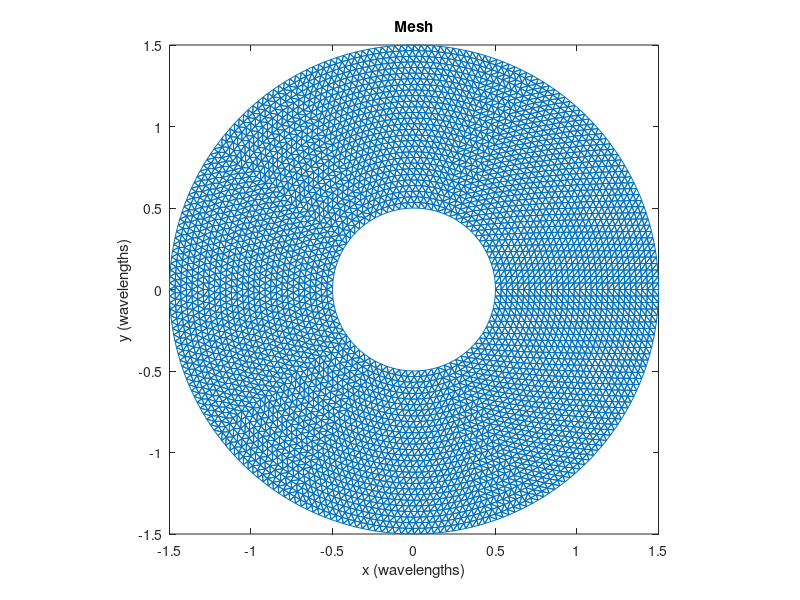

Source code (MATLAB): (Note: this script raises an error after producing the figure.)
lambda = 1;
rCyl = 0.5*lambda; % Radius of the circular PEC cylinder in wavelengths
rABC = 1.5*lambda; % Radius of the outer circular ABC boundary in wavelengths
h = 0.04*lambda; % Discretization size in wavelengths
%%%%%%%%%%%%%%%%%%%%%%%%%%%%%%%%%%%%%%%%%%%%%%%%%%%%%%%%%%%%%%%%%%%
% CONSTRUCT TRIANGULAR MESH
% Constructs a mesh of the circular solution domain with as many
% equilateral triangles as possible. The rest of the domain is
% filled with skewed triangles.
%%%%%%%%%%%%%%%%%%%%%%%%%%%%%%%%%%%%%%%%%%%%%%%%%%%%%%%%%%%%%%%%%%%
nRing = ceil((rABC - rCyl)/(sqrt(3)*h/2)); % No. of annular rings
dr = (rABC - rCyl)/nRing; % Radial step size
% Define nodes on the periphery of each annular ring
nNodes = 0; % Total number of nodes
for j = 1:1:(nRing+1)
    r = rCyl + (j - 1)*dr; % determine the radius of the j^th annular ring
    nPoints = ceil(2*pi*r/h); % no. of nodes on the bdary of the j^th ring
    dphi = 2*pi/nPoints; % incremental angle from one node to the next
    for jj = 1:1:nPoints
        nNodes = nNodes + 1; % increment total number of nodes
        phi = (jj - 1)*dphi; % absolute angular coordinate of current
        x(nNodes) = r*cos(phi); % x?coordinate of current node
        y(nNodes) = r*sin(phi); % y?coordinate of current node
    end
end

% Triangulate using Delaunay Triangulation
tri = delaunay(x, y);
% At this point, triplot(tri,x,y) shows that the region within the PEC
% has also been meshed, so we must eliminate the triangles in this region.
% Eliminate triangles within PEC
nElements = 0; % No of elements
% length(tri) = size(tri,1) = number of elements
% (before removal of elements interior to PEC)
for j = 1:1:length(tri)
    rem = 0;
    for jj = 1:1:3
        r0 = sqrt(x(tri(j,jj))^2 + y(tri(j,jj))^2); % determine radius of pt
        if (abs(rCyl - r0) < 0.0001*rCyl) % check for interioricity
            rem = rem + 1;
        end
    end
    if (rem <= 2)
        nElements = nElements + 1; % increment number of (valid) elements
        N(nElements,:) = tri(j,:); % element connectivity array n(e, i)
    end
end
% N(e, i) is the connectivity array
% The global node coordinates are stored in x and y
% To access the global node coordinates of node i of element e, use
% X = x(N(e,i)), Y = y(N(e,i))
% Delaunay Triangulation does not order nodes in a CCW orientation as
% required by the FEM algorithm. So, we have to reorient the local
% node numbering. The criterion is that if a triangle has a negative area
% computed using the expression for area when the nodes are CCW oriented,
% then the nodes must be re?numbered.
for e=1:1:nElements
    x21 = x(N(e,2)) - x(N(e,1));
    x31 = x(N(e,3)) - x(N(e,1));
    y21 = y(N(e,2)) - y(N(e,1));
    y31 = y(N(e,3)) - y(N(e,1));
    Ae = 0.5*(x21*y31 - x31*y21);
    if Ae < 0
        % simple swap of node numbers
        temp = N(e, 2);
        N(e, 2) = N(e, 3);
        N(e, 3) = temp;
    end
end
% Plot the mesh
figure;
triplot(N, x, y);
title('Mesh');
xlabel('x (wavelengths)');
ylabel('y (wavelengths)');
axis([-rABC rABC -rABC rABC]);
axis square;


% This program solves for the total electric field in a region bounded
% by a circular boundary, using the Nodal 2D Finite Element Method.
% The 1st order ABC is imposed on the boundary.
% It is assumed on entering this code that the mesh is well defined and
% p(:,1) = x?coordinates of vertices
% p(:,2) = y?coordinates of vertices
% N = node connectivity matrix (properly ordered)
% Define x and y coordinate vectors for use below
% x = p(:,1);
% y = p(:,2);

% Lets find boundary edges
p = [x ; y]; 
boundedges = boundedges(p',N);
% boundedges = boundedges';
hold on;
for i=1:length(boundedges)
    x1=x(boundedges(i,1)); x2=x(boundedges(i,2));
    y1=y(boundedges(i,1)); y2=y(boundedges(i,2));
    line([x1 x2],[y1 y2],'Color','b','LineWidth',1.5); % Plot the boundary edges
end
nDBC = 0; % no of Dirichlet Boundary Condition nodes
nABC = 0; % no of ABC nodes
nInt = 0; % no of internal nodes
nNodes=length(x); % total no of nodes
DBC(1) = 0;
% Determine the ABC and DBC nodes
for jj=1:1:nNodes
    r0 = sqrt(x(jj)^2+y(jj)^2);
    if(abs(rABC - r0)<0.0001*rABC) % ABC will be imposed on a circle always
        nABC=nABC+1;
        ABC(nABC)=jj;
    else % either an internal node or a node on the object (scatterer)
        % if jj is an element of the be (bound edges) array
        % then it is a node on the object hence a DBC node
        % otherwise it is an internal node
        index=ArrSearch(boundedges,jj);
        if(index ~= -1) % DBC node
            nDBC=nDBC+1;
            DBC(nDBC)=jj;
        else % internal node
            nInt=nInt+1;
            INT(nInt)=jj;
        end
    end
end
% flag each node
% flag = 1 for ABC node
% = 0 for internal node
% = ?-1 for DBC node
flag = zeros(nElements,3);
for e=1:nElements
    for i=1:3
        index=ArrSearch(ABC,N(e,i));
        if (index ~= -1)
            flag(e,i) = 1; % ABC node
        else
            index=ArrSearch(DBC,N(e,i));
            if(index ~= -1)
                flag(e,i) = -1; % DBC node
            else
                flag(e,i) = 0; % internal node
            end
        end
    end
end
% Create NS(s,i) array
nSegABC = 0;
for e=1:1:nElements
    if flag(e,1) == 1 && flag(e,2) == 1
        nSegABC = nSegABC + 1;
        NS(nSegABC, 1) = N(e,1);
        NS(nSegABC, 2) = N(e,2);
    elseif flag(e,1) == 1 && flag(e,3) == 1
        nSegABC = nSegABC + 1;
        NS(nSegABC, 1) = N(e,1);
        NS(nSegABC, 2) = N(e,3);
    elseif flag(e,2) == 1 && flag(e,3) == 1
        nSegABC = nSegABC + 1;
        NS(nSegABC, 1) = N(e,2);
        NS(nSegABC, 2) = N(e,3);
    end
end
fprintf(' RESULTS \n\n');
fprintf('The number of nodes = %6i\n', nNodes);
fprintf('The number of elements = %6i\n', nElements);
fprintf('The number of nodes on a Dirichlet boundary = %6i\n', nDBC);
fprintf('The number of nodes on an ABC boundary = %6i\n', nABC);
%%%%%%%%%%%%%%%%%%%%%%%%%%%%%%%%%%%%%%%%%%%%%%%%%%%%%%%%%%%%%%%%%%%
% DEFINE INPUT PARAMETERS
%%%%%%%%%%%%%%%%%%%%%%%%%%%%%%%%%%%%%%%%%%%%%%%%%%%%%%%%%%%%%%%%%%%
lambda = 1;
rABC = 1.5*lambda; % Radius of the outer circular ABC boundary in wavelengths
h = 0.04*lambda; % Discretization size in wavelengths
% E_0 = 1; % Amplitude of incident electric field (V/m)
E_0 = 0.8*exp(-1i*0.8); % Amplitude of incident electric field (V/m)
%%%%%%%%%%%%%%%%%%%%%%%%%%%%%%%%%%%%%%%%%%%%%%%%%%%%%%%%%%%%%%%%%%%%%%%
% DEFINE CONSTANTS FOR EACH ELEMENT
%%%%%%%%%%%%%%%%%%%%%%%%%%%%%%%%%%%%%%%%%%%%%%%%%%%%%%%%%%%%%%%%%%%%%%%
J = complex(0.,1.);
mur = 1; % Relative permeability (assuming vaccum)
epsr = 1; % Relative permittivity (asumming vacuum)
k_0 = 2*pi/lambda; % wavenumber
alpha = -1/mur;
kappa = 1/rABC;
gamma_1 = alpha*(J*k_0 + kappa/2 - J*kappa^2/(8*(J*kappa - k_0)));
mu_r = zeros(1,nElements); % relative permeability
eps_r = zeros(1,nElements); % relative permittivity
alpha_x = zeros(1,nElements); % coefficient of second order x term in PDE
alpha_y = zeros(1,nElements); % coefficient of second order y term in PDE
beta = zeros(1,nElements); % coefficient of term linear in field in PDE
A = zeros(1,nElements); % area of element e
for e=1:1:nElements
    mu_r(e) = mur;
    eps_r(e) = epsr;
    alpha_x(e) = -1/mur;
    alpha_y(e) = -1/mur;
    beta(e) = (k_0)*(k_0)*eps_r(e);
end
% Initialize global K matrix and the right hand side vector b
Kglobal = zeros(nNodes, nNodes);
btilde = zeros(nNodes, 1);
%%%%%%%%%%%%%%%%%%%%%%%%%%%%%%%%%%%%%%%%%%%%%%%%%%%%%%%%%%%%%%%%%%%%%%%
% FORMATION OF ELEMENT MATRICES AND ASSEMBLY
%%%%%%%%%%%%%%%%%%%%%%%%%%%%%%%%%%%%%%%%%%%%%%%%%%%%%%%%%%%%%%%%%%%%%%%
% coefficients of the linear interpolation functions
a = zeros(nElements,3);
b = zeros(nElements,3);
c = zeros(nElements,3);
be_tilde=zeros(1,nElements);
Klocal=zeros(nElements,3,3);
for e=1:1:nElements
    x_21 = x(N(e,2)) - x(N(e,1));
    x_31 = x(N(e,3)) - x(N(e,1));
    x_32 = x(N(e,3)) - x(N(e,2));
    x_13 = -x_31;
    y_12 = y(N(e,1)) - y(N(e,2));
    y_21 = -y_12;
    y_31 = y(N(e,3)) - y(N(e,1));
    y_23 = y(N(e,2)) - y(N(e,3));
    A(e) = 0.5*(x_21*y_31 - x_31*y_21);
    x1 = x(N(e,1)); y1 = y(N(e,1));
    x2 = x(N(e,2)); y2 = y(N(e,2));
    x3 = x(N(e,3)); y3 = y(N(e,3));
    a(e,1) = x2*y3 - x3*y2;
    b(e,1) = y2 - y3;
    c(e,1) = x3 - x2;
    a(e,2) = x3*y1 - x1*y3;
    b(e,2) = y3 - y1;
    c(e,2) = x1 - x3;
    a(e,3) = x1*y2 - x2*y1;
    b(e,3) = y1 - y2;
    c(e,3) = x2 - x1;
    % Evaluate K^e matrix (element K matrix)
    for i = 1:1:3
        for j = 1:1:3
            if (i == j)
                delij = 1;
            else
                delij = 0;
            end
            Klocal(e,i,j) = (alpha_x(e)*b(e,i)*b(e,j)+ ...
            alpha_y(e)*c(e,i)*c(e,j))/(4*A(e))+ ...
            A(e)*beta(e)*(1+delij)/12;
        end
    end
    % Evaluate b_tilde^e vector
    for i = 1:1:3
        fun = @(u,v)betilde(u,v,a(e,i),b(e,i),c(e,i),k_0,x1,x2,x3,y1,y2,y3);
        % use for scattered field formulation (change eps and
        % mu for dielectrics, etc.)
        be_tilde(e,i) = (E_0*k_0*k_0*(1/mu_r(e) - eps_r(e))/(2*A(e)))*...
        integral2(fun,0,1,0,1);
    end
end
for e=1:nElements
    % Assemble K^e into Kglobal and b^e into b
    for i = 1:1:3
        for j = 1:1:3
            Kglobal(N(e,i),N(e,j)) = Kglobal(N(e,i),N(e,j)) + Klocal(e,i,j);
        end
        btilde(N(e,i)) = btilde(N(e,i)) + be_tilde(e,i);
    end
end
% Construct Ks
Ks=zeros(nSegABC,2,2);
bs_tilde=zeros(nSegABC,2);
for s = 1:1:nSegABC
    xdiff = x(NS(s,1)) - x(NS(s,2));
    ydiff = y(NS(s,1)) - y(NS(s,2));
    L_s = sqrt(xdiff^2 + ydiff^2);
    x1 = x(NS(s,1)); x2 = x(NS(s,2));
    y1 = y(NS(s,1)); y2 = y(NS(s,2));
    for ii = 1:1:2
        fun2 = @(ksi)bstilde1(ksi,ii,alpha,kappa,k_0,x1,x2,L_s,E_0);
        bs_tilde(s,ii) = integral(fun2,0,1);
        for jj = 1:1:2
            if (ii == jj)
                Ks(s,ii,jj) = gamma_1*L_s/3;
            else
                Ks(s,ii,jj) = gamma_1*L_s/6;
            end
        end
    end
end
% Assemble Ks into K
for s = 1:1:nSegABC
    for i = 1:1:2
        for j = 1:1:2
            Kglobal(NS(s,i),NS(s,j)) = Kglobal(NS(s,i),NS(s,j)) + Ks(s,i,j);
        end
    end
end
% Assemble bs into b
for s=1:1:nSegABC
    for i=1:2
        btilde(NS(s,i)) = btilde(NS(s,i)) + bs_tilde(s,i);
    end
end
% Impose Dirichlet Boundary COndition
for i=1:1:nDBC
    for j=1:1:nNodes
        if (j ~= ABC(i))
            btilde(j) = btilde(j) - Kglobal(j, DBC(i))*0;
        end
    end
    Kglobal(:,DBC(i)) = 0;
    Kglobal(DBC(i),:) = 0;
    Kglobal(DBC(i),DBC(i)) = 1;
    btilde(DBC(i)) = 0;
end
% Solution of global matrix system
Ez = Kglobal\btilde;
% Generate solution over a grid and plot it
[xgrid, ygrid] = meshgrid(-rABC:0.01*(2*rABC):rABC, -rABC:0.01*(2*rABC):rABC);
Ezgrid = zeros(101,101);

for i = 1:1:101
    for j = 1:1:101
        for e = 1:1:nElements
            x2p = x(N(e,2)) - xgrid(i,j);
            x3p = x(N(e,3)) - xgrid(i,j);
            y2p = y(N(e,2)) - ygrid(i,j);
            y3p = y(N(e,3)) - ygrid(i,j);
            A1 = 0.5*abs(x2p*y3p - x3p*y2p);
            x2p = x(N(e,2)) - xgrid(i,j);
            x1p = x(N(e,1)) - xgrid(i,j);
            y2p = y(N(e,2)) - ygrid(i,j);
            y1p = y(N(e,1)) - ygrid(i,j);
            A2 = 0.5*abs(x2p*y1p - x1p*y2p);
            x1p = x(N(e,1)) - xgrid(i,j);
            x3p = x(N(e,3)) - xgrid(i,j);
            y1p = y(N(e,1)) - ygrid(i,j);
            y3p = y(N(e,3)) - ygrid(i,j);
            A3 = 0.5*abs(x1p*y3p - x3p*y1p);
            x21 = x(N(e,2)) - x(N(e,1));
            x31 = x(N(e,3)) - x(N(e,1));
            y21 = y(N(e,2)) - y(N(e,1));
            y31 = y(N(e,3)) - y(N(e,1));
            Ae = 0.5*abs(x21*y31 - x31*y21);
            if abs(Ae - (A1+A2+A3)) < 0.00001*Ae
                ksi = (y31*(xgrid(i,j) - x(N(e,1))) - x31*...
                    (ygrid(i,j) - y(N(e,1))))/(2*Ae);
                ita = (-y21*(xgrid(i,j) - x(N(e,1)))+...
                    x21*(ygrid(i,j) - y(N(e,1))))/(2*Ae);
                N1 = 1 - ksi - ita;
                N2 = ksi;
                N3 = ita;
                Ezgrid(i,j) = N1*Ez(N(e,1)) + N2*Ez(N(e,2)) + N3*Ez(N(e,3));
            end
        end
    end
end
% Display contour plot of FEM solution
figure;
contourf(xgrid,ygrid,abs(Ezgrid));
xlabel('x (wavelengths)');
ylabel('y (wavelengths)');
axis([-rABC rABC -rABC rABC]);
title('Total Electric Field ? Contour Plot');
axis square;
colorbar;
% Evaluate exact solution at rho = (rCyl + rABC)/2
d2p=pi/180;
dist=lambda; % where to evaluate the field
Ez_eval=zeros(1,1441);
phi=zeros(1,1441);
for I=1:1441 %721
    phi(I)=(I-1)*0.25; %0.5;
    xeval=dist*cos(phi(I)*d2p);
    yeval=dist*sin(phi(I)*d2p);
    for e=1:nElements
        x2p=x(N(e,2)) - xeval;
        x3p=x(N(e,3)) - xeval;
        y2p=y(N(e,2)) - yeval;
        y3p=y(N(e,3)) - yeval;
        A1=0.5*abs(x2p*y3p - x3p*y2p);
        x2p=x(N(e,2)) - xeval;
        x1p=x(N(e,1)) - xeval;
        y2p=y(N(e,2)) - yeval;
        y1p=y(N(e,1)) - yeval;
        A2=0.5*abs(x2p*y1p - x1p*y2p);
        x1p=x(N(e,1)) - xeval;
        x3p=x(N(e,3)) - xeval;
        y1p=y(N(e,1)) - yeval;
        y3p=y(N(e,3)) - yeval;
        A3=0.5*abs(x1p*y3p - x3p*y1p);
        x21=x(N(e,2)) - x(N(e,1));
        x31=x(N(e,3)) - x(N(e,1));
        y21=y(N(e,2)) - y(N(e,1));
        y31=y(N(e,3)) - y(N(e,1));
        Ae=0.5*(x21*y31 - x31*y21);
        if abs(Ae - (A1+A2+A3)) < 0.00001*Ae
            ksi=(y31*(xeval - x(N(e,1))) - x31*(yeval - y(N(e,1))))/(2*Ae);
            ita=(-y21*(xeval - x(N(e,1)))+x21*(yeval - y(N(e,1))))/(2*Ae);
            N1=1 - ksi - ita;
            N2=ksi;
            N3=ita;
            Ez_eval(I)=N1*Ez(N(e,1))+N2*Ez(N(e,2))+N3*Ez(N(e,3));
        end
    end
end
% Plot the analytical solution and the FEM solution at a distance 'dist'
figure;
plot(phi,abs(Ez_eval),'b--'),legend('FEM (1^{st} order ABC)');
xlabel('Angle (degrees)');
ylabel('Electric Field (V/m)');
% axis([0 360 0 2*E_0]);
grid on;

figure;
plot(phi,(((abs(Ez_eval)).^2)/377)*10^3,'b--'),legend('FEM (1^{st} order ABC)');
xlabel('Angle (degrees)');
ylabel('Power Density (mW/m2)');
grid on;

%%%%%%%%%%%%%%%%%%%%%%%%%%%%%%%%%%%%
% FUNCTIONS
%%%%%%%%%%%%%%%%%%%%%%%%%%%%%%%%%%%%
% evaluate bsilde1(e,i) for the FIRST ORDER ABC (1 = FIRST ORDER ABC)
%%%%%%%%%%%%%%%%%%%%%%%%%%%%%%%%%%%%
function f1 = bstilde1(ksi,m,alpha,kappa,k_0,x1,x2,L_s,E_0)
N = ksi;
if (m == 1)
    N = 1 - ksi;
end
J = complex(0.,1.);
x = (1 - ksi).*x1 + ksi.*x2;
expfac = exp(-J*k_0.*x);
f1 = alpha*(J*k_0 + 0.5*kappa - J*k_0*kappa.*x).*N.*L_s*E_0.*expfac;
end
%%%%%%%%%%%%%%%%%%%%%%%%%%%%%%%%%%%%
% evaluate btilde(e,i)
%%%%%%%%%%%%%%%%%%%%%%%%%%%%%%%%%%%%
function f2 = betilde(u,v,a,b,c,k_0,x1,x2,x3,y1,y2,y3)
J = complex(0.,1.);
x = (1 - u).*x1 + u.*((1 - v).*x2 + v.*x3);
y = (1 - u).*y1 + u.*((1 - v).*y2 + v.*y3);
jacob = (-x1+(1 - v).*x2+v.*x3).*(-u.*y2+u.*y3) - ...
        (-y1+(1 - v).*y2+v.*y3).*(-u.*x2+u.*x3);
f2 = (a+b.*x+c.*y).*exp(-J*k_0.*x).*jacob;
end
% simple linear array search
function index = ArrSearch(arr,val)
res = -1;
for ii=1:length(arr)
    if (arr(ii)==val)
        res=ii;
    break;
    end
end
index=res;
end